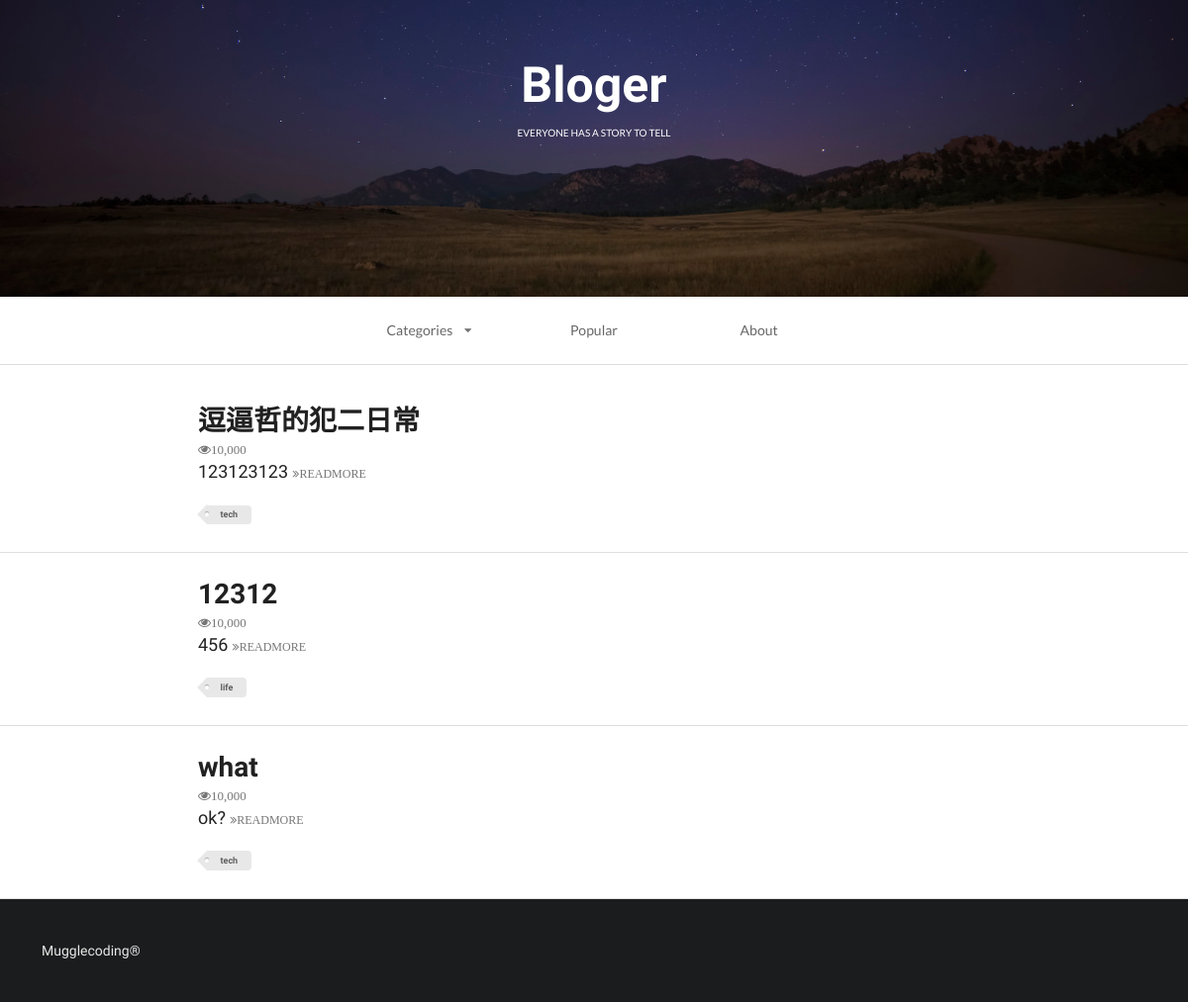
/index, run on the app's committed database.
### firstapp/models.py (models this page shows, shortened)
class Article(models.Model):
    headline = models.CharField(null=True, blank=True, max_length=200)
    text = models.TextField(null=True, blank=True)
    TAG_CHOICES = (
        ('tech', 'Tech'),
        ('life', 'Life')
    )
    tag = models.CharField(null=True, blank=True, max_length=5, choices=TAG_CHOICES)

### firstapp/views.py (the view)
# urls.py: url(r'^index', index, name='index'),
def index(request):
    queryset = request.GET.get('tag')
    if queryset:
        article_List = Article.objects.filter(tag=queryset)
    else:
        article_List = Article.objects.all()
    context = {}
    context['article_List'] = article_List
    web_page_2 = render(request, 'first_web_2.html', context)
    return web_page_2

### firstapp/templates/first_web_2.html (shortened to what this page needs)
<!DOCTYPE html>
{% load  staticfiles %}
<html>
    <head>
        <link rel="stylesheet" href='{% static "css/semantic.css" %}'  media="screen" title="no title" charset="utf-8">
    </head>
    <body>
        <div class="ui inverted vertical  segment masthead">
            <h1 class="ui center aligned header blogslogon" style="font-size:50px;font-family: 'Raleway', sans-serif!important;">
                Bloger
                <p class="ui sub header">
                    everyone has a story to tell
                </p>
            </h1>
        </div>
        <div class="ui container nav">
            <div class="ui borderless text three item menu ">
                <div class="ui simple dropdown  item">
                    Categories
                    <i class="dropdown icon"></i>
                </div>
                <a class="item">
                    Popular
                </a>
                <a class="item">
                    About
                </a>
            </div>
        </div>
        <div class="ui divider"></div>
        {% for article in article_List %}
          <div class="ui  vertical segment">
              <div class="ui container vertical segment">
                  <a href="{% url 'detail' article.id %}">
                      <h1 class="ui header">
                          {{article.headline}}
                      </h1>
                  </a>
                  <i class="icon grey small unhide">10,000</i>
                  <p>
                      {{article.text|truncatewords:100}}
                      <a href="{% url 'detail' article.id %}">
                          <i class="angle tiny double grey right icon">READMORE</i>
                      </a>
                  </p>
                  <div class="ui mini  tag label">
                      {{article.tag}}
                  </div>
              </div>
          </div>
        {% endfor %}
        <div class="ui inverted  vertical very padded  segment">
            Mugglecoding®
        </div>
    </body>
</html>

### data on the page
Article: headline "逗逼哲的犯二日常", text "123123123", tag "tech"
Article: headline "12312", text "456", tag "life"
Article: headline "what", text "ok?", tag "tech"
